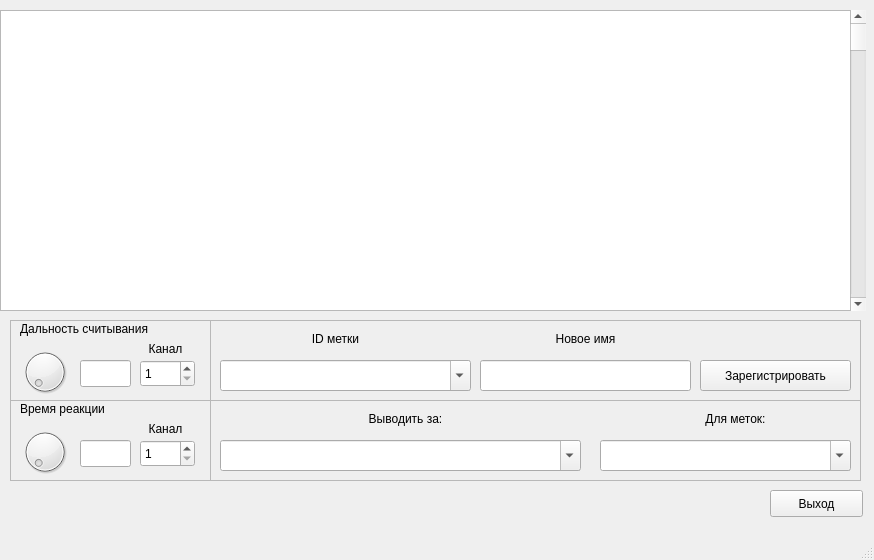
<?xml version="1.0" encoding="UTF-8"?>
<ui version="4.0">
 <class>MainWindow</class>
 <widget class="QMainWindow" name="MainWindow">
  <property name="geometry">
   <rect>
    <x>0</x>
    <y>0</y>
    <width>874</width>
    <height>560</height>
   </rect>
  </property>
  <property name="windowTitle">
   <string>Система мониторинга для считывателя PR-G07</string>
  </property>
  <widget class="QWidget" name="centralwidget">
   <widget class="QTextEdit" name="textEdit">
    <property name="geometry">
     <rect>
      <x>0</x>
      <y>10</y>
      <width>851</width>
      <height>301</height>
     </rect>
    </property>
    <property name="readOnly">
     <bool>true</bool>
    </property>
   </widget>
   <widget class="QScrollBar" name="verticalScrollBar">
    <property name="geometry">
     <rect>
      <x>850</x>
      <y>10</y>
      <width>16</width>
      <height>301</height>
     </rect>
    </property>
    <property name="orientation">
     <enum>Qt::Vertical</enum>
    </property>
   </widget>
   <widget class="QFrame" name="frame">
    <property name="geometry">
     <rect>
      <x>10</x>
      <y>320</y>
      <width>201</width>
      <height>81</height>
     </rect>
    </property>
    <property name="frameShape">
     <enum>QFrame::StyledPanel</enum>
    </property>
    <property name="frameShadow">
     <enum>QFrame::Raised</enum>
    </property>
    <widget class="QLabel" name="label">
     <property name="geometry">
      <rect>
       <x>10</x>
       <y>0</y>
       <width>171</width>
       <height>17</height>
      </rect>
     </property>
     <property name="text">
      <string>Дальность считывания</string>
     </property>
    </widget>
    <widget class="QDial" name="dial">
     <property name="geometry">
      <rect>
       <x>10</x>
       <y>20</y>
       <width>50</width>
       <height>64</height>
      </rect>
     </property>
    </widget>
    <widget class="QLineEdit" name="lineEdit">
     <property name="geometry">
      <rect>
       <x>70</x>
       <y>40</y>
       <width>51</width>
       <height>27</height>
      </rect>
     </property>
    </widget>
    <widget class="QSpinBox" name="spinBox">
     <property name="geometry">
      <rect>
       <x>130</x>
       <y>40</y>
       <width>55</width>
       <height>27</height>
      </rect>
     </property>
     <property name="minimum">
      <number>1</number>
     </property>
     <property name="maximum">
      <number>2</number>
     </property>
    </widget>
    <widget class="QLabel" name="label_9">
     <property name="geometry">
      <rect>
       <x>120</x>
       <y>20</y>
       <width>71</width>
       <height>17</height>
      </rect>
     </property>
     <property name="text">
      <string>Канал</string>
     </property>
     <property name="alignment">
      <set>Qt::AlignCenter</set>
     </property>
    </widget>
   </widget>
   <widget class="QFrame" name="frame_2">
    <property name="geometry">
     <rect>
      <x>10</x>
      <y>400</y>
      <width>201</width>
      <height>81</height>
     </rect>
    </property>
    <property name="frameShape">
     <enum>QFrame::StyledPanel</enum>
    </property>
    <property name="frameShadow">
     <enum>QFrame::Raised</enum>
    </property>
    <widget class="QLabel" name="label_3">
     <property name="geometry">
      <rect>
       <x>10</x>
       <y>0</y>
       <width>171</width>
       <height>17</height>
      </rect>
     </property>
     <property name="text">
      <string>Время реакции</string>
     </property>
    </widget>
    <widget class="QDial" name="dial_3">
     <property name="geometry">
      <rect>
       <x>10</x>
       <y>20</y>
       <width>50</width>
       <height>64</height>
      </rect>
     </property>
    </widget>
    <widget class="QLineEdit" name="lineEdit_3">
     <property name="geometry">
      <rect>
       <x>70</x>
       <y>40</y>
       <width>51</width>
       <height>27</height>
      </rect>
     </property>
    </widget>
    <widget class="QSpinBox" name="spinBox_2">
     <property name="geometry">
      <rect>
       <x>130</x>
       <y>40</y>
       <width>55</width>
       <height>27</height>
      </rect>
     </property>
     <property name="minimum">
      <number>1</number>
     </property>
     <property name="maximum">
      <number>2</number>
     </property>
    </widget>
    <widget class="QLabel" name="label_8">
     <property name="geometry">
      <rect>
       <x>120</x>
       <y>20</y>
       <width>71</width>
       <height>17</height>
      </rect>
     </property>
     <property name="text">
      <string>Канал</string>
     </property>
     <property name="alignment">
      <set>Qt::AlignCenter</set>
     </property>
    </widget>
   </widget>
   <widget class="QFrame" name="frame_3">
    <property name="geometry">
     <rect>
      <x>210</x>
      <y>320</y>
      <width>651</width>
      <height>81</height>
     </rect>
    </property>
    <property name="frameShape">
     <enum>QFrame::StyledPanel</enum>
    </property>
    <property name="frameShadow">
     <enum>QFrame::Raised</enum>
    </property>
    <widget class="QComboBox" name="comboBox">
     <property name="geometry">
      <rect>
       <x>10</x>
       <y>40</y>
       <width>251</width>
       <height>31</height>
      </rect>
     </property>
     <property name="editable">
      <bool>true</bool>
     </property>
    </widget>
    <widget class="QLabel" name="label_4">
     <property name="geometry">
      <rect>
       <x>40</x>
       <y>10</y>
       <width>171</width>
       <height>17</height>
      </rect>
     </property>
     <property name="text">
      <string>ID метки</string>
     </property>
     <property name="alignment">
      <set>Qt::AlignCenter</set>
     </property>
    </widget>
    <widget class="QLineEdit" name="lineEdit_4">
     <property name="geometry">
      <rect>
       <x>270</x>
       <y>40</y>
       <width>211</width>
       <height>31</height>
      </rect>
     </property>
    </widget>
    <widget class="QLabel" name="label_5">
     <property name="geometry">
      <rect>
       <x>290</x>
       <y>10</y>
       <width>171</width>
       <height>17</height>
      </rect>
     </property>
     <property name="text">
      <string>Новое имя</string>
     </property>
     <property name="alignment">
      <set>Qt::AlignCenter</set>
     </property>
    </widget>
    <widget class="QPushButton" name="pushButton">
     <property name="geometry">
      <rect>
       <x>490</x>
       <y>40</y>
       <width>151</width>
       <height>31</height>
      </rect>
     </property>
     <property name="text">
      <string>Зарегистрировать</string>
     </property>
    </widget>
   </widget>
   <widget class="QFrame" name="frame_4">
    <property name="geometry">
     <rect>
      <x>210</x>
      <y>400</y>
      <width>651</width>
      <height>81</height>
     </rect>
    </property>
    <property name="frameShape">
     <enum>QFrame::StyledPanel</enum>
    </property>
    <property name="frameShadow">
     <enum>QFrame::Raised</enum>
    </property>
    <widget class="QComboBox" name="comboBox_2">
     <property name="geometry">
      <rect>
       <x>10</x>
       <y>40</y>
       <width>361</width>
       <height>31</height>
      </rect>
     </property>
     <property name="editable">
      <bool>true</bool>
     </property>
    </widget>
    <widget class="QLabel" name="label_6">
     <property name="geometry">
      <rect>
       <x>110</x>
       <y>10</y>
       <width>171</width>
       <height>17</height>
      </rect>
     </property>
     <property name="text">
      <string>Выводить за:</string>
     </property>
     <property name="alignment">
      <set>Qt::AlignCenter</set>
     </property>
    </widget>
    <widget class="QLabel" name="label_7">
     <property name="geometry">
      <rect>
       <x>440</x>
       <y>10</y>
       <width>171</width>
       <height>17</height>
      </rect>
     </property>
     <property name="text">
      <string>Для меток:</string>
     </property>
     <property name="alignment">
      <set>Qt::AlignCenter</set>
     </property>
    </widget>
    <widget class="QComboBox" name="comboBox_3">
     <property name="geometry">
      <rect>
       <x>390</x>
       <y>40</y>
       <width>251</width>
       <height>31</height>
      </rect>
     </property>
     <property name="editable">
      <bool>true</bool>
     </property>
    </widget>
   </widget>
   <widget class="QPushButton" name="pushButton_3">
    <property name="geometry">
     <rect>
      <x>770</x>
      <y>490</y>
      <width>93</width>
      <height>27</height>
     </rect>
    </property>
    <property name="text">
     <string>Выход</string>
    </property>
   </widget>
  </widget>
  <widget class="QStatusBar" name="statusbar"/>
 </widget>
 <resources/>
 <connections/>
</ui>
